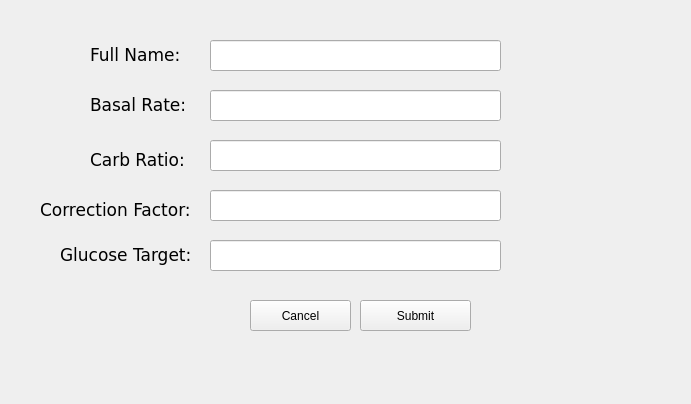
<?xml version="1.0" encoding="UTF-8"?>
<ui version="4.0">
 <class>CreateEditProfile</class>
 <widget class="QWidget" name="CreateEditProfile">
  <property name="geometry">
   <rect>
    <x>0</x>
    <y>0</y>
    <width>691</width>
    <height>404</height>
   </rect>
  </property>
  <property name="windowTitle">
   <string>Form</string>
  </property>
  <widget class="QLabel" name="label">
   <property name="geometry">
    <rect>
     <x>90</x>
     <y>40</y>
     <width>111</width>
     <height>31</height>
    </rect>
   </property>
   <property name="font">
    <font>
     <family>DejaVu Sans</family>
     <pointsize>13</pointsize>
    </font>
   </property>
   <property name="toolTip">
    <string/>
   </property>
   <property name="text">
    <string>Full Name:</string>
   </property>
  </widget>
  <widget class="QLineEdit" name="nameEdit">
   <property name="geometry">
    <rect>
     <x>210</x>
     <y>40</y>
     <width>291</width>
     <height>31</height>
    </rect>
   </property>
  </widget>
  <widget class="QLabel" name="label_2">
   <property name="geometry">
    <rect>
     <x>90</x>
     <y>90</y>
     <width>121</width>
     <height>31</height>
    </rect>
   </property>
   <property name="font">
    <font>
     <family>DejaVu Sans</family>
     <pointsize>13</pointsize>
    </font>
   </property>
   <property name="text">
    <string>Basal Rate:</string>
   </property>
  </widget>
  <widget class="QLabel" name="label_3">
   <property name="geometry">
    <rect>
     <x>90</x>
     <y>150</y>
     <width>101</width>
     <height>21</height>
    </rect>
   </property>
   <property name="font">
    <font>
     <family>DejaVu Sans</family>
     <pointsize>13</pointsize>
    </font>
   </property>
   <property name="text">
    <string>Carb Ratio:</string>
   </property>
  </widget>
  <widget class="QLabel" name="label_4">
   <property name="geometry">
    <rect>
     <x>40</x>
     <y>200</y>
     <width>161</width>
     <height>21</height>
    </rect>
   </property>
   <property name="font">
    <font>
     <family>DejaVu Sans</family>
     <pointsize>13</pointsize>
    </font>
   </property>
   <property name="text">
    <string>Correction Factor:</string>
   </property>
  </widget>
  <widget class="QLabel" name="label_5">
   <property name="geometry">
    <rect>
     <x>60</x>
     <y>240</y>
     <width>131</width>
     <height>31</height>
    </rect>
   </property>
   <property name="font">
    <font>
     <family>DejaVu Sans</family>
     <pointsize>13</pointsize>
    </font>
   </property>
   <property name="text">
    <string>Glucose Target:</string>
   </property>
  </widget>
  <widget class="QLineEdit" name="basalEdit">
   <property name="geometry">
    <rect>
     <x>210</x>
     <y>90</y>
     <width>291</width>
     <height>31</height>
    </rect>
   </property>
  </widget>
  <widget class="QLineEdit" name="carbEdit">
   <property name="geometry">
    <rect>
     <x>210</x>
     <y>190</y>
     <width>291</width>
     <height>31</height>
    </rect>
   </property>
   <property name="text">
    <string/>
   </property>
  </widget>
  <widget class="QLineEdit" name="corrEdit">
   <property name="geometry">
    <rect>
     <x>210</x>
     <y>140</y>
     <width>291</width>
     <height>31</height>
    </rect>
   </property>
  </widget>
  <widget class="QLineEdit" name="targetEdit">
   <property name="geometry">
    <rect>
     <x>210</x>
     <y>240</y>
     <width>291</width>
     <height>31</height>
    </rect>
   </property>
  </widget>
  <widget class="QPushButton" name="cancelButton">
   <property name="geometry">
    <rect>
     <x>250</x>
     <y>300</y>
     <width>101</width>
     <height>31</height>
    </rect>
   </property>
   <property name="text">
    <string>Cancel</string>
   </property>
  </widget>
  <widget class="QPushButton" name="submiButton">
   <property name="geometry">
    <rect>
     <x>360</x>
     <y>300</y>
     <width>111</width>
     <height>31</height>
    </rect>
   </property>
   <property name="text">
    <string>Submit</string>
   </property>
  </widget>
 </widget>
 <resources/>
 <connections/>
</ui>
